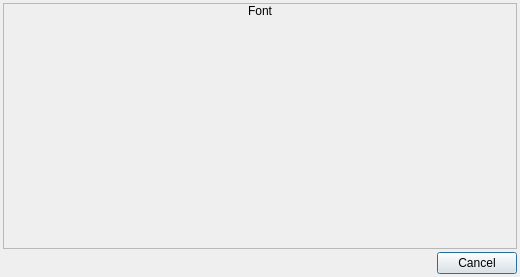
<?xml version="1.0" encoding="UTF-8"?>
<ui version="4.0">
 <class>ConfigureEvent_BufferCharacter</class>
 <widget class="QDialog" name="ConfigureEvent_BufferCharacter">
  <property name="geometry">
   <rect>
    <x>0</x>
    <y>0</y>
    <width>520</width>
    <height>277</height>
   </rect>
  </property>
  <property name="windowTitle">
   <string>Buffer Character</string>
  </property>
  <property name="styleSheet">
   <string notr="true">.QFrame
{
	border: 1px solid palette(text);
}

.QFrame&gt;QLabel
{
	background-color: palette(text);
	color: palette(window);
}</string>
  </property>
  <layout class="QVBoxLayout" name="verticalLayout">
   <property name="spacing">
    <number>3</number>
   </property>
   <property name="leftMargin">
    <number>3</number>
   </property>
   <property name="topMargin">
    <number>3</number>
   </property>
   <property name="rightMargin">
    <number>3</number>
   </property>
   <property name="bottomMargin">
    <number>3</number>
   </property>
   <item>
    <widget class="QFrame" name="frame_2">
     <property name="frameShape">
      <enum>QFrame::StyledPanel</enum>
     </property>
     <property name="frameShadow">
      <enum>QFrame::Raised</enum>
     </property>
     <layout class="QVBoxLayout" name="verticalLayout_4">
      <property name="spacing">
       <number>0</number>
      </property>
      <property name="leftMargin">
       <number>0</number>
      </property>
      <property name="topMargin">
       <number>0</number>
      </property>
      <property name="rightMargin">
       <number>0</number>
      </property>
      <property name="bottomMargin">
       <number>0</number>
      </property>
      <item>
       <widget class="QLabel" name="label_3">
        <property name="sizePolicy">
         <sizepolicy hsizetype="Preferred" vsizetype="Fixed">
          <horstretch>0</horstretch>
          <verstretch>0</verstretch>
         </sizepolicy>
        </property>
        <property name="text">
         <string>Font</string>
        </property>
        <property name="alignment">
         <set>Qt::AlignCenter</set>
        </property>
       </widget>
      </item>
      <item>
       <widget class="QWidget" name="widget_3" native="true">
        <layout class="QVBoxLayout" name="verticalLayout_5">
         <property name="spacing">
          <number>0</number>
         </property>
         <property name="leftMargin">
          <number>0</number>
         </property>
         <property name="topMargin">
          <number>0</number>
         </property>
         <property name="rightMargin">
          <number>0</number>
         </property>
         <property name="bottomMargin">
          <number>0</number>
         </property>
         <item>
          <widget class="ImageView" name="gfxFont">
           <property name="minimumSize">
            <size>
             <width>512</width>
             <height>224</height>
            </size>
           </property>
           <property name="maximumSize">
            <size>
             <width>512</width>
             <height>224</height>
            </size>
           </property>
           <property name="styleSheet">
            <string notr="true">background-image: url(:/icons/bg.png);</string>
           </property>
           <property name="text">
            <string/>
           </property>
          </widget>
         </item>
        </layout>
       </widget>
      </item>
     </layout>
    </widget>
   </item>
   <item>
    <widget class="QDialogButtonBox" name="buttonBox">
     <property name="orientation">
      <enum>Qt::Horizontal</enum>
     </property>
     <property name="standardButtons">
      <set>QDialogButtonBox::Cancel</set>
     </property>
    </widget>
   </item>
  </layout>
 </widget>
 <customwidgets>
  <customwidget>
   <class>ImageView</class>
   <extends>QLabel</extends>
   <header>imageview.h</header>
  </customwidget>
 </customwidgets>
 <resources>
  <include location="icons.qrc"/>
 </resources>
 <connections>
  <connection>
   <sender>buttonBox</sender>
   <signal>accepted()</signal>
   <receiver>ConfigureEvent_BufferCharacter</receiver>
   <slot>accept()</slot>
   <hints>
    <hint type="sourcelabel">
     <x>248</x>
     <y>254</y>
    </hint>
    <hint type="destinationlabel">
     <x>157</x>
     <y>274</y>
    </hint>
   </hints>
  </connection>
  <connection>
   <sender>buttonBox</sender>
   <signal>rejected()</signal>
   <receiver>ConfigureEvent_BufferCharacter</receiver>
   <slot>reject()</slot>
   <hints>
    <hint type="sourcelabel">
     <x>316</x>
     <y>260</y>
    </hint>
    <hint type="destinationlabel">
     <x>286</x>
     <y>274</y>
    </hint>
   </hints>
  </connection>
 </connections>
</ui>
